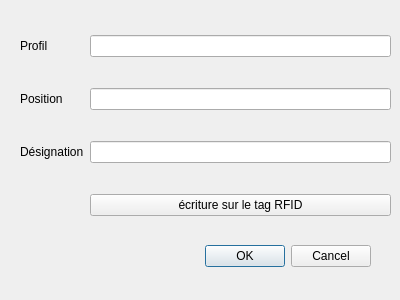
<?xml version="1.0" encoding="UTF-8"?>
<ui version="4.0">
 <class>IhmProfilRFID</class>
 <widget class="QDialog" name="IhmProfilRFID">
  <property name="geometry">
   <rect>
    <x>0</x>
    <y>0</y>
    <width>400</width>
    <height>300</height>
   </rect>
  </property>
  <property name="windowTitle">
   <string>Dialog</string>
  </property>
  <widget class="QDialogButtonBox" name="buttonBox">
   <property name="geometry">
    <rect>
     <x>30</x>
     <y>240</y>
     <width>341</width>
     <height>32</height>
    </rect>
   </property>
   <property name="orientation">
    <enum>Qt::Horizontal</enum>
   </property>
   <property name="standardButtons">
    <set>QDialogButtonBox::Cancel|QDialogButtonBox::Ok</set>
   </property>
  </widget>
  <widget class="QWidget" name="gridLayoutWidget">
   <property name="geometry">
    <rect>
     <x>20</x>
     <y>10</y>
     <width>371</width>
     <height>231</height>
    </rect>
   </property>
   <layout class="QGridLayout" name="gridLayout">
    <item row="1" column="1">
     <widget class="QLineEdit" name="lineEditPos"/>
    </item>
    <item row="1" column="0">
     <widget class="QLabel" name="labelPos">
      <property name="text">
       <string>Position</string>
      </property>
     </widget>
    </item>
    <item row="3" column="1">
     <widget class="QPushButton" name="Ctag">
      <property name="text">
       <string>écriture sur le tag RFID</string>
      </property>
     </widget>
    </item>
    <item row="2" column="1">
     <widget class="QLineEdit" name="lineEditDes"/>
    </item>
    <item row="0" column="0">
     <widget class="QLabel" name="labelProfil">
      <property name="text">
       <string>Profil</string>
      </property>
     </widget>
    </item>
    <item row="2" column="0">
     <widget class="QLabel" name="labelDes">
      <property name="text">
       <string>Désignation</string>
      </property>
     </widget>
    </item>
    <item row="0" column="1">
     <widget class="QLineEdit" name="lineEditProfil"/>
    </item>
   </layout>
  </widget>
 </widget>
 <resources/>
 <connections>
  <connection>
   <sender>buttonBox</sender>
   <signal>accepted()</signal>
   <receiver>IhmProfilRFID</receiver>
   <slot>accept()</slot>
   <hints>
    <hint type="sourcelabel">
     <x>248</x>
     <y>254</y>
    </hint>
    <hint type="destinationlabel">
     <x>157</x>
     <y>274</y>
    </hint>
   </hints>
  </connection>
  <connection>
   <sender>buttonBox</sender>
   <signal>rejected()</signal>
   <receiver>IhmProfilRFID</receiver>
   <slot>reject()</slot>
   <hints>
    <hint type="sourcelabel">
     <x>316</x>
     <y>260</y>
    </hint>
    <hint type="destinationlabel">
     <x>286</x>
     <y>274</y>
    </hint>
   </hints>
  </connection>
 </connections>
</ui>
